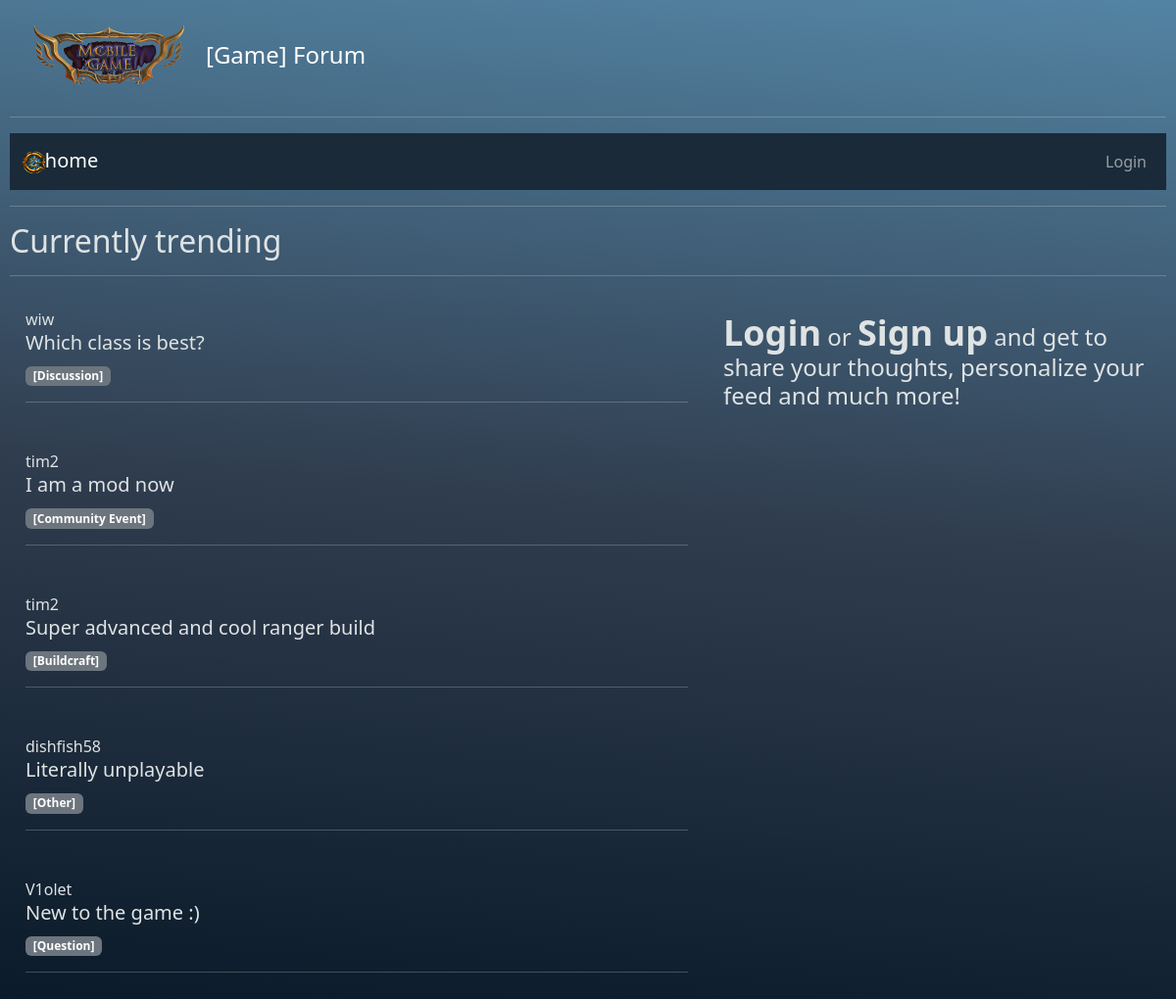
/, run on an earlier commit of the app's database.
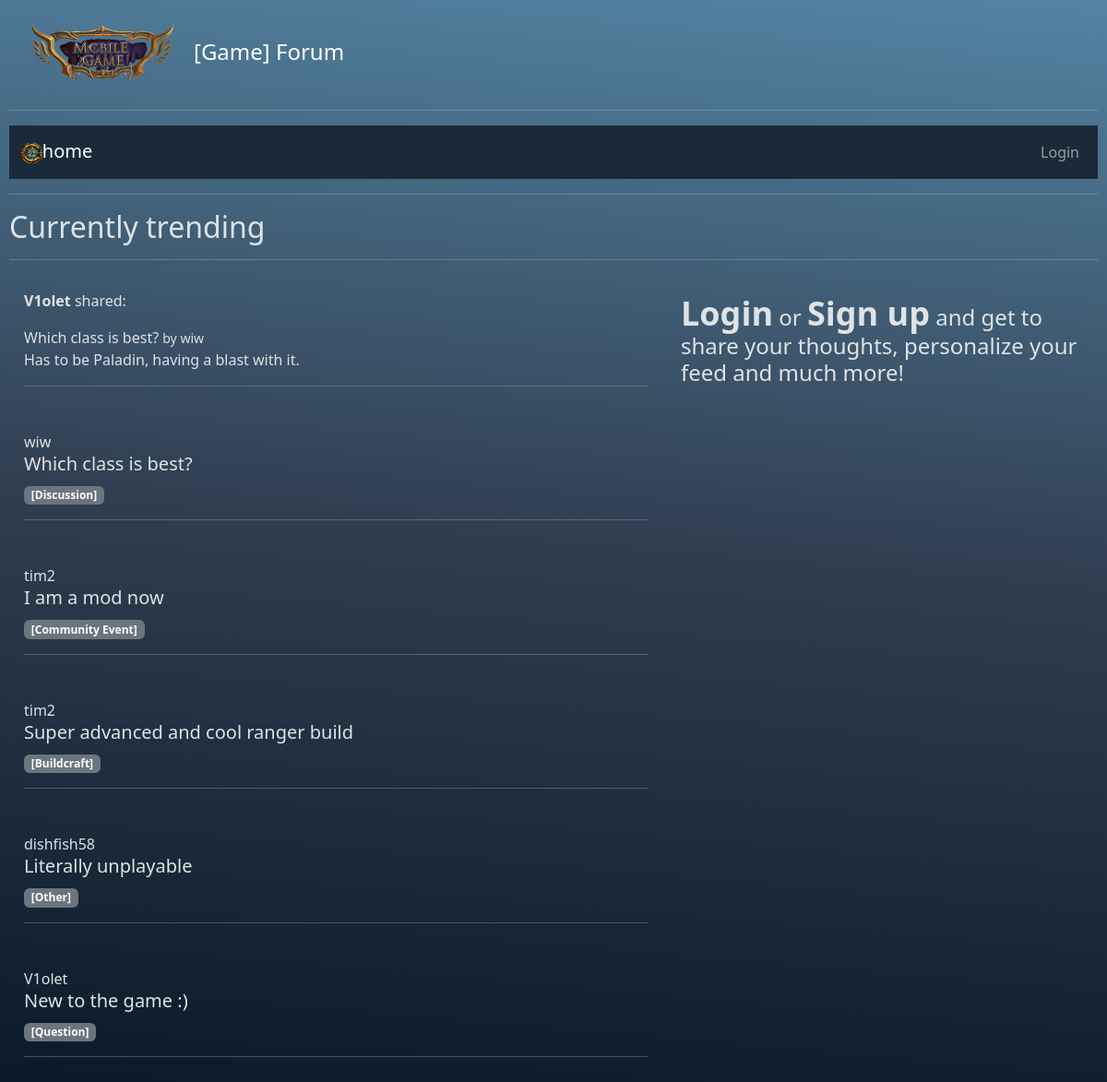
And on a later commit of the database.
### base/models.py (models this page shows, shortened)
class Room(models.Model):
    host = models.ForeignKey(settings.AUTH_USER_MODEL,on_delete = models.SET_NULL,null = True, related_name="posts")
    topic=models.ForeignKey(Topic,on_delete=models.SET_NULL,null=True)
    name = models.CharField(max_length=200)
    description =models.TextField(null=True, blank=True)
    image = models.ImageField(upload_to='room_images/', blank=True,null=True)
    updated=models.DateTimeField(auto_now=True)
    created=models.DateTimeField(auto_now_add=True)
    likes = models.ManyToManyField(settings.AUTH_USER_MODEL, related_name='liked_rooms',blank=True)
    class Meta:
        ordering = ['-updated', '-created']
        permissions = [
            ("can_delete_any_room", "Can delete any room")
        ]

class Topic(models.Model):
    name = models.CharField(max_length=100)

class Share(models.Model):
    user= models.ForeignKey(settings.AUTH_USER_MODEL, on_delete=models.CASCADE)
    original= models.ForeignKey(Room, on_delete=models.CASCADE, related_name='shares')
    caption= models.TextField(blank=True)
    updated = models.DateTimeField(auto_now=True)
    image= models.ImageField(upload_to='shares/', blank=True, null=True)
    created= models.DateTimeField(auto_now_add=True)
    class Meta:
        ordering = ['-created']

### base/views.py (the view)
# urls.py: 2. Add a URL to urlpatterns:  path('', views.home, name='home')
def home(request):
    since = timezone.now() - timedelta(hours=24)
    rooms = (
        Room.objects
        .annotate(
            recent_comments=Count(
                'message',
                filter=Q(message__created__gte=since)
            )
        )
        .order_by('-recent_comments', '-updated')
    )
    shares = Share.objects.select_related('original', 'user') \
                          .order_by('-created')
    def timestamp(item):
        return getattr(item, 'created', item.updated)
    feed_items = sorted(chain(rooms, shares), key=timestamp,reverse=True)
    if request.user.is_authenticated:
        top_topics = ( TopicCount.objects.filter(user=request.user).order_by('-score').values_list('topic', flat=True)[:3])
        for_you_rooms = (Room.objects.filter(topic__in=top_topics).order_by('-updated')[:10])
    else:
        for_you_rooms = []
    return render(request, 'base/home.html', {
        'feed_items':    feed_items,
        'for_you_rooms': for_you_rooms,
    })

### base/templates/base/home.html (shortened to what this page needs)
{% extends 'main.html' %}
{% block content %}
<hr>
<h2>Currently trending</h2>
<hr>
<div class="home-container">
  <div class="main-feed">
    {% for item in feed_items %}
      <div class="feed-item position-relative p-3">
        {% if item.original %}
          <p><strong>{{ item.user.username }}</strong> shared:</p>
          <div class="shared-block">
            <a href="{% url 'base:room' item.original.id %}">
              {{ item.original.name }}
            </a>
            <small>by {{ item.original.host.username }}</small>
          </div>
          {% if item.caption %}
            <blockquote>{{ item.caption }}</blockquote>
          {% endif %}
        {% else %}
          <a href="{% url 'usermanager:user-profile' item.host.id %}">
            {{ item.host.username }}
          </a>
          <div class="feed-header mb-3">
            <h5><a href="{% url 'base:room' item.id %}">{{ item.name }}</a></h5>
            {% if item.topic %}
              <span class="badge bg-secondary post-tag">{{ item.topic.name }}</span>
            {% endif %}
          </div>
        {% endif %}
        <hr>
      </div>
    {% empty %}
      <p>No posts or shares to display.</p>
    {% endfor %}
  </div>
  <div class="for-you-sidebar">
    {% if request.user.is_authenticated %}
      <h2>For You</h2>
      {% for room in for_you_rooms %}
        <div class="for-you-room">
          <a href="{% url 'base:room' room.id %}">{{ room.name }}</a>
          <p>by {{ room.host.username }}</p>
        </div>
      {% empty %}
        <p>No personalized recommendations yet.</p>
      {% endfor %}
    {% else %}
      <h4>
        <a class="bigger" href="{% url 'usermanager:user-login' %}">Login</a>
        or
        <a class="bigger" href="{% url 'usermanager:user-register' %}">Sign up</a>
        and get to share your thoughts, personalize your feed and much more!
      </h4>
    {% endif %}
  </div>
</div>
{% endblock content %}

What changed in the data, as far as the page shows it:
added Share: user.username "V1olet", original.name "Which class is best?", original.host.username "wiw", caption "Has to be Paladin, having a blast with it."
